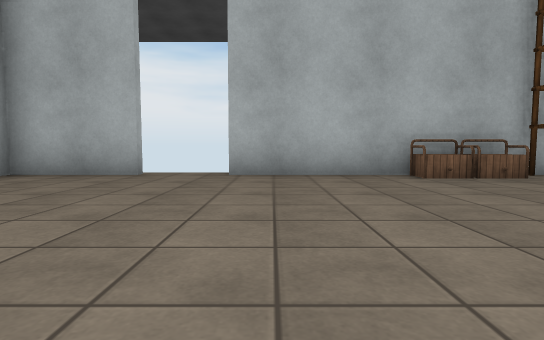
[1] (above)

14 first-person views from a walk through a 3-D level made in the Unity game engine. The camera is 0.46 m above the floor, tilts 4° down and sees 80° across. Doors are open. The floor is counted in squares, 1 m on a side. Each view is taken from the middle of a square. On the plan, view 1 faces up. The plan holds only what a view shows up to about 9 squares ahead; the rest is blank. The place goes on beyond the plan. Surface patterns are stand-ins for the level's own textures.

[2]
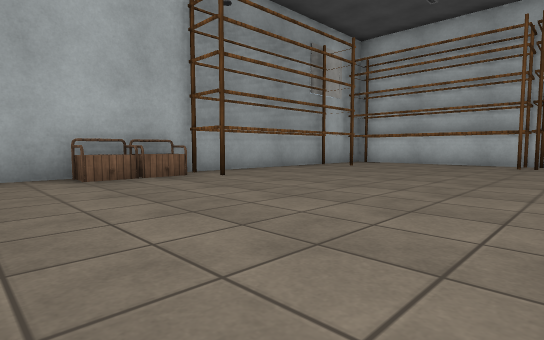

[3]
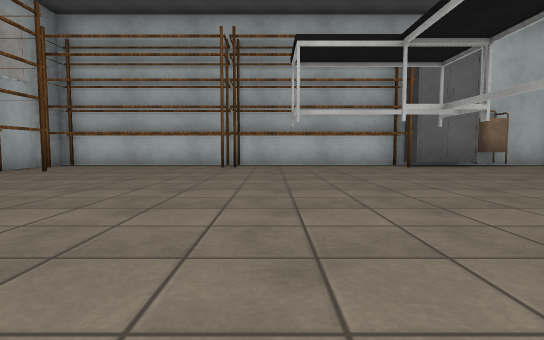

[4]
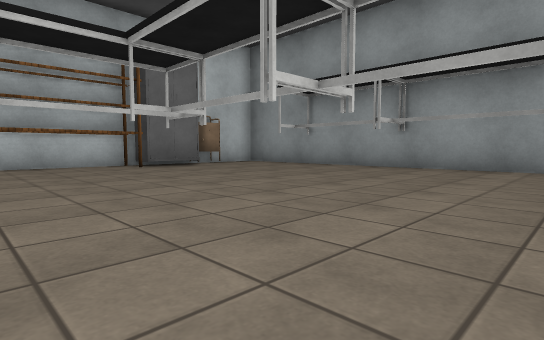

[5]
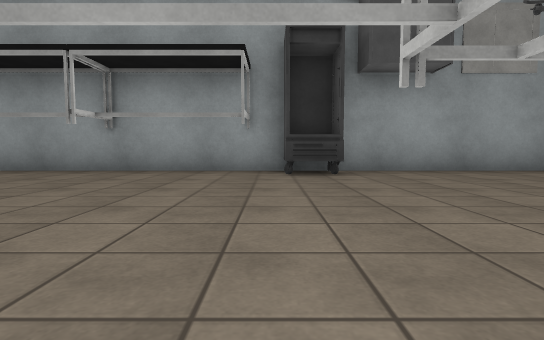

[6]
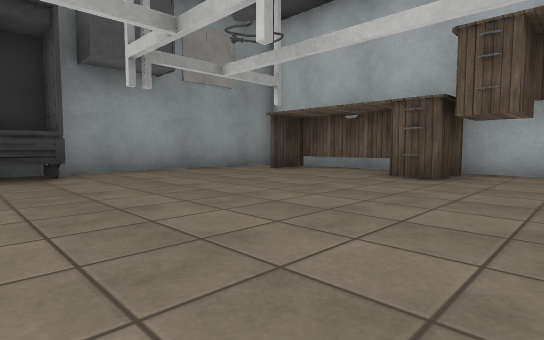

[7]
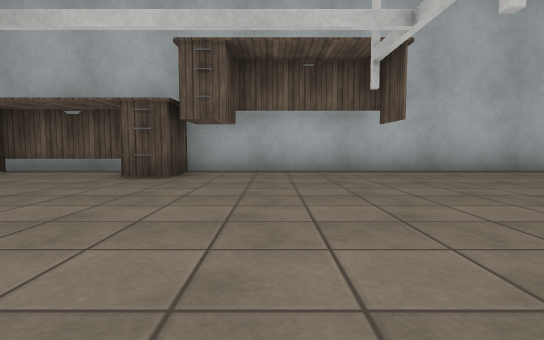

[8]
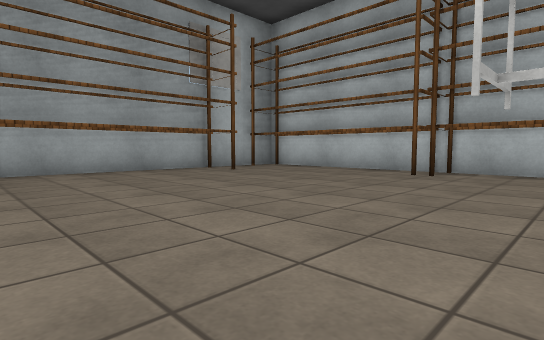

[9]
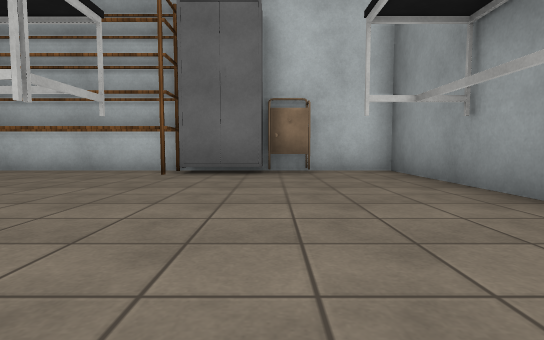

[10]
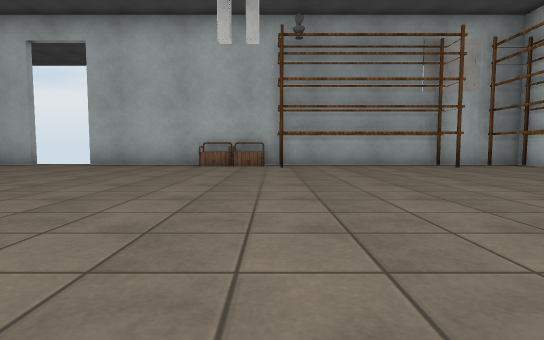

[11]
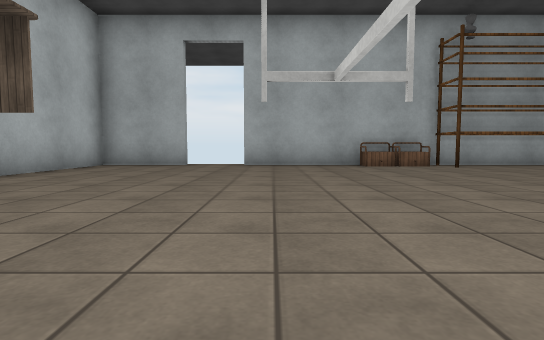

[12]
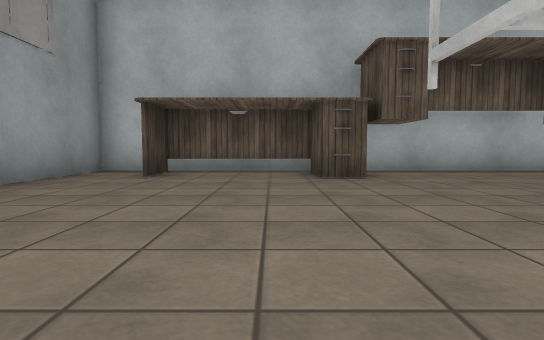

[13]
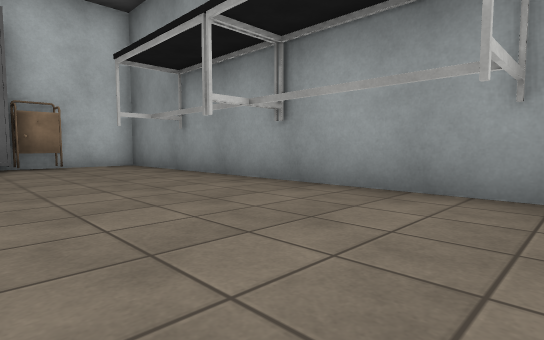

[14]
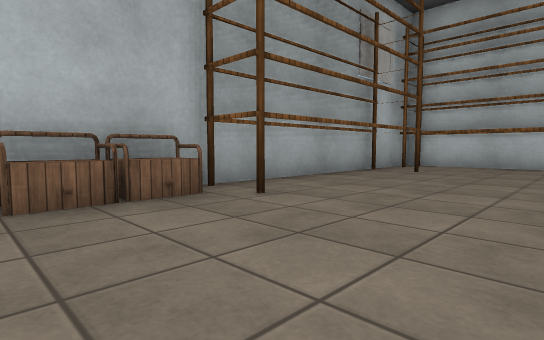

### Floor plan
Points are (right, up) in squares from view 1. A wall is a line through its corners. A room is listed if a view was taken in it or the views show most of it. See-through windows are left out.
Room 1 (views 1, 2, 3, 4, 5, 6, 7, 8, 9, 10, 11, 12, 13, 14)
walls: (0.8, -6.4) (1.8, -6.4) (1.8, -7.1); (-4, -2.6) (-2.9, -2.6) (-2.9, -3.3) (-3.9, -3.3) (-3.9, -5.9) (-2.9, -5.9); (9.6, -4.9) (9.6, -3.4); (-2.1, 5.4) (-4.4, 5.4) (-4.4, -7.4) (10.4, -7.4) (10.4, 5.4) (-0.8, 5.4); (9.8, -5.8) (9.8, -4.9)
ways out: open door at (-1.5, 5.5); open door at (1, -6)
objects: other object (2, 5) to (3, 5); other object (4, 5); other object (8, 5); other object (10, -3); other object (10, 1); other object (10, 5)

Where each view was taken, in squares from view 1:
view 1: 0 up, 0 right, facing up
view 2: 0 up, 1 right, facing up-right
view 3: 0 up, 2 right, facing right
view 4: 0 up, 2 right, facing down-right
view 5: 1 down, 2 right, facing down
view 6: 1 down, 2 right, facing down-left
view 7: 1 down, 2 right, facing left
view 8: 1 down, 4 right, facing up-right
view 9: 5 down, 4 right, facing right
view 10: 3 down, 4 right, facing up
view 11: 3 down, 0 right, facing up
view 12: 4 down, 2 right, facing left
view 13: 4 down, 2 right, facing down-right
view 14: 2 up, 2 right, facing up-right
